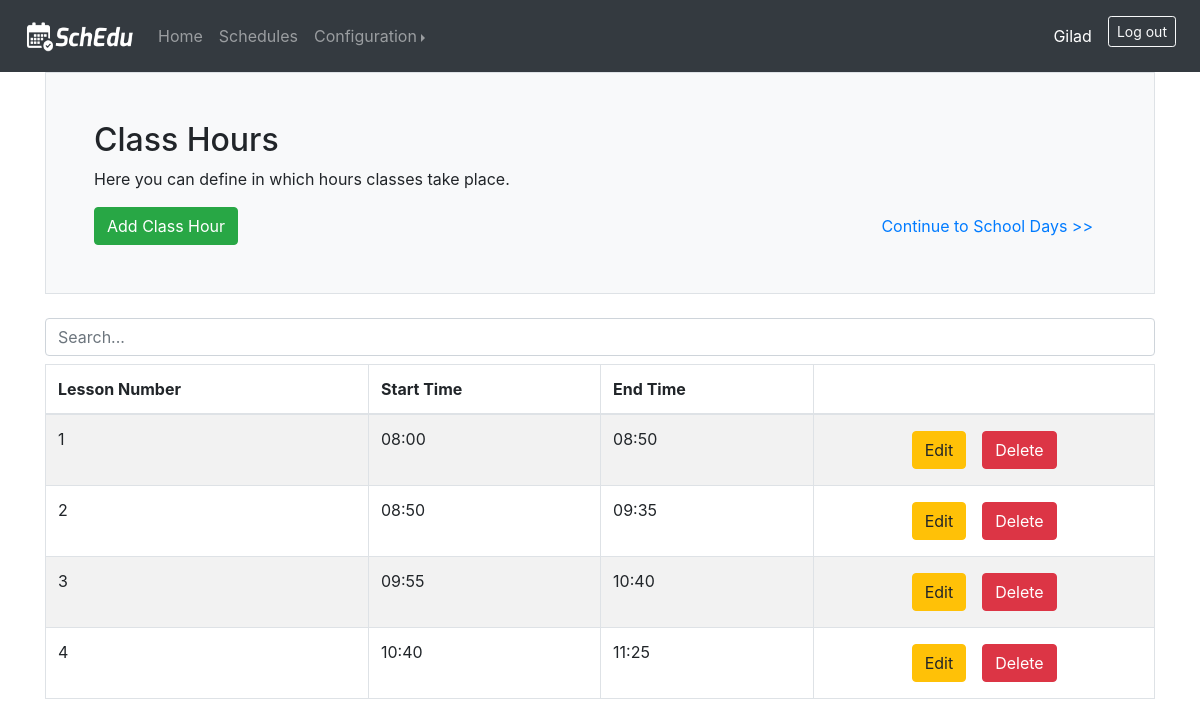
Page /classtimes (signed in) on the committed database.
### web_app/models.py (models this page shows, shortened)
class User(db.Model, UserMixin):
    id = db.Column(db.Integer, primary_key=True)
    email = db.Column(db.String(150), unique=True)
    name = db.Column(db.String(150))
    password = db.Column(db.String(150))
    classtimes = db.relationship('ClassTime', backref='user')
    days = db.relationship('Day', backref='user')
    classrooms = db.relationship('Classroom', backref='user')
    equipments = db.relationship('Equipment', backref='user')
    subjects = db.relationship('Subject', backref='user')
    students_groups = db.relationship('StudentsGroup', backref='user')
    teachers = db.relationship('Teacher', backref='user')
    classes = db.relationship('CourseClass', backref='user')
    schedules = db.relationship('Schedule', backref='user')

class ClassTime(db.Model):
    class_time_id = db.Column(db.Integer, primary_key=True)
    start_time = db.Column(db.String(20))
    end_time = db.Column(db.String(20))
    index = db.Column(db.Integer)
    days_ending_this_time = db.relationship('Day', backref='last_class_time')
    user_id = db.Column(db.Integer, db.ForeignKey('user.id'))
    schedule_id = db.Column(db.Integer, db.ForeignKey('schedule.schedule_id'))
    classes = db.relationship('CourseClass', backref='class_time')

### web_app/views.py (the view)
@views.route('/classtimes', methods=['GET', 'POST'])
@login_required
def classtimes():
    sorted_classtimes = sorted(current_user.classtimes, key=get_index)
    if request.method == 'POST':
        start_time = str(request.form["start_time"])
        end_time = str(request.form["end_time"])
        if overlaps(start_time, end_time, sorted_classtimes):
            flash("Invalid class hour: overlaps an existing one.", category="error")
        else:
            index = find_index_update_others((start_time, end_time), sorted_classtimes)
            new_class_time = ClassTime(start_time=start_time, end_time=end_time, index=index, user=current_user)
            db.session.add(new_class_time)
            db.session.commit()
        return redirect(url_for('views.classtimes'))
    else:
        return render_template('classtimes.html', user=current_user, classtimes=sorted_classtimes)

### web_app/views.py (called while the page is built)
def get_index(day_or_time):
    return day_or_time.index

### web_app/templates/classtimes.html (shortened to what this page needs)
{% extends 'base.html' %}
{% block body %}
    <div class="h-100 p-5 bg-light border rounded-3">
        <h2>Class Hours</h2>
        <p>Here you can define in which hours classes take place.</p>
        <div class="row">
            <div class="col">
                <button type="button" class="btn btn-success" data-toggle="modal" data-target="#addModal">Add Class Hour</button>
            </div>
            <div class="col text-right">
                <a type="button" class="btn btn-link" href="{{ url_for('views.days') }}">Continue to School Days >></a>
            </div>
        </div>
    </div>
    <br>
    {% if classtimes|length > 0 %}
        <input class="form-control mb-2" id="myInput" type="text" placeholder="Search...">
        <div class="table-responsive-md">
            <table class="table table-bordered table-striped">
                <thead>
                <tr>
                    <th>Lesson Number</th>
                    <th>Start Time</th>
                    <th>End Time</th>
                    <th></th>
                </tr>
                </thead>
                <tbody id="myTable">
                {% for class_time in classtimes %}
                    <tr>
                        <td>{{ class_time.index }}</td>
                        <td>{{ class_time.start_time }}</td>
                        <td>{{ class_time.end_time }}</td>
                        <td>
                            <div class="row justify-content-center">
                                <form method="post" action="{{ url_for('views.edit_ct') }}">
                                    <button class="btn btn-warning ml-2 mr-2 mt-1 mb-1" type="submit">Edit</button>
                                </form>
                                <form method="post" action="{{ url_for('views.delete_ct') }}">
                                    <button class="btn btn-danger ml-2 mr-2 mt-1 mb-1" type="submit">Delete</button>
                                </form>
                            </div>
                        </td>
                    </tr>
                {% endfor %}
                </tbody>
            </table>
        </div>
    {% else %}
        <h6>Currently there are no class hours</h6>
    {% endif %}
{% endblock %}

### web_app/templates/base.html (shortened to what this page needs)
<!DOCTYPE html>
<html lang="en">
<head>
    <link rel="stylesheet" href="https://stackpath.bootstrapcdn.com/bootstrap/4.3.1/css/bootstrap.min.css">
    <link rel="stylesheet" href="https://cdn.jsdelivr.net/npm/bootstrap-select@1.13.14/dist/css/bootstrap-select.min.css">
</head>
<body>
    <nav class="navbar navbar-expand-lg navbar-dark bg-dark">
        <a class="navbar-brand ml-2" href="{{url_for('views.home')}}">
          <img src="/static/photos/navbarLogo.png" width="110" height="32" alt="">
        </a>
        <div class="collapse navbar-collapse" id="navbar">
          {% if user.is_authenticated %}
            <ul class="navbar-nav mr-auto">
              <li class="nav-item">
                <a class="nav-link" href="{{url_for('views.home')}}">Home <span class="sr-only">(current)</span></a>
              </li>
              <li class="nav-item">
                <a class="nav-link" href="{{ url_for('views.schedules') }}">Schedules</a>
              </li>
              <li class="nav-item dropdown">
                <div class="btn-group dropright">
                  <a class="nav-link dropdown-toggle" href="http://example.com" id="dropdown01" data-toggle="dropdown" aria-haspopup="true" aria-expanded="false">Configuration</a>
                </div>
              </li>
            </ul>
            <ul class="navbar-nav ml-auto">
              <li class="nav-item active">
                <a class="nav-link mr-2 mt-2 mb-2">{{ user.name }}<span class="sr-only">(current)</span></a>
              </li>
              <li class="nav-item">
                <a class="btn btn-outline-light mr-2 mt-2 mb-2 btn-sm" href="{{ url_for('auth.logout') }}">Log out</a>
              </li>
            </ul>
          {% endif %}
        </div>
    </nav>
    <div class="container">
      {% block body %} {% endblock %}
    </div>
</body>
</html>

### rows in the picture
User: name "Gilad"
ClassTime: index "1", start_time "08:00", end_time "08:50"
ClassTime: index "2", start_time "08:50", end_time "09:35"
ClassTime: index "3", start_time "09:55", end_time "10:40"
ClassTime: index "4", start_time "10:40", end_time "11:25"
